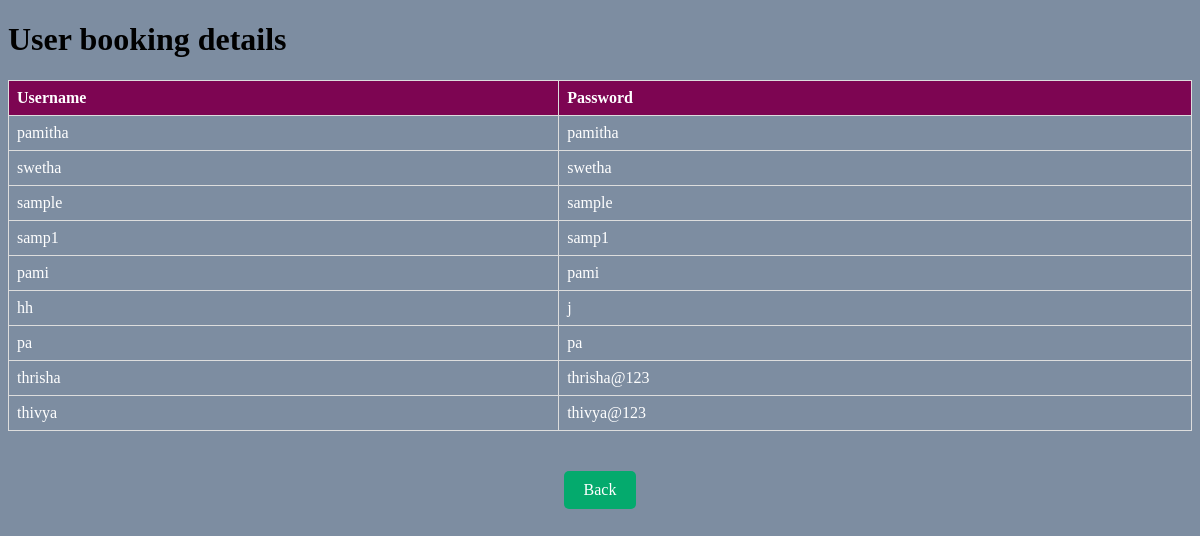
/admin_users, run on the app's committed database.
### tables this page shows
CREATE TABLE my_user (id INTEGER PRIMARY KEY AUTOINCREMENT, username TEXT, password TEXT);

### main.py (the view)
@app.route('/admin_users')
def admin_users():
    conn = sqlite3.connect('database2.db')
    c = conn.cursor()
    c.execute("SELECT * FROM my_user ")
    customers = c.fetchall()
    conn.close()
    return render_template('admin_users.html', customers=customers)

### templates/admin_users.html (shortened to what this page needs)
<!DOCTYPE html>
<html lang="en">
<head>
</head>
<body style="background-color:#7d8da1">
    <h1>User booking details</h1>
    <table>
        <tr>
            <th>Username</th>
            <th>Password</th>
        </tr>
        {% for customer in customers %}
        <tr>
            <td>{{ customer[1] }}</td>
            <td>{{ customer[2] }}</td>
        </tr>
        {% endfor %}
    </table>
    <div class="container">
        <a href="{{url_for('adminDashboard')}}" class="back-button">Back</a>
    </div>
</body>
</html>

### templates/admin_users.html (style rules this page uses)
table { border-collapse: collapse; width: 100%; }
th, td { border: 1px solid #dddddd; text-align: left; padding: 8px; color:white }
th { background-color: #7D0552; }
.container { text-align: center; margin-top: 20px; }
.back-button { background-color: #04AA6D; color: white; border: none; padding: 10px 20px; text-align: center; text-decoration: none; display: inline-block; font-size: 16px; margin-top: 20px; border-radius: 5px; cursor: pointer; transition: background-color 0.3s; }

### data on the page
my_user: username "pamitha", password "pamitha"
my_user: username "swetha", password "swetha"
my_user: username "sample", password "sample"
my_user: username "samp1", password "samp1"
my_user: username "pami", password "pami"
my_user: username "hh", password "j"
my_user: username "pa", password "pa"
my_user: username "thrisha", password "thrisha@123"
my_user: username "thivya", password "thivya@123"
